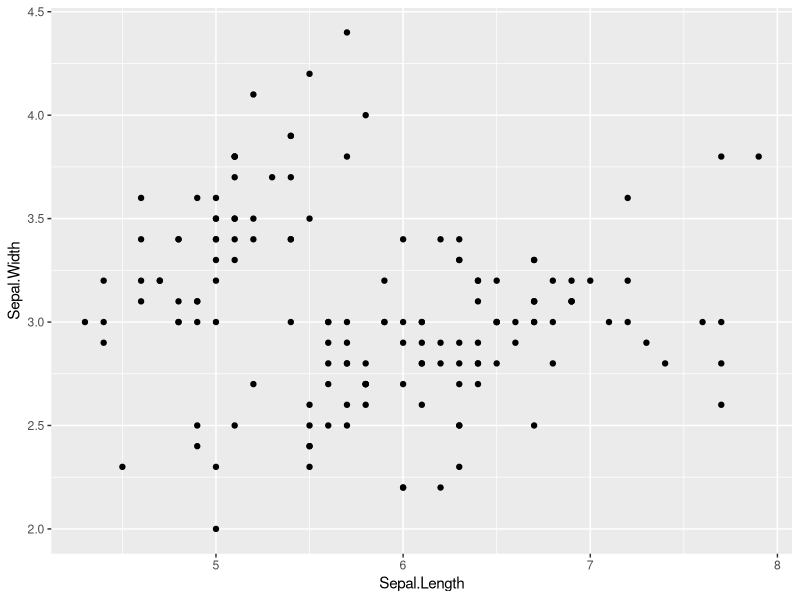
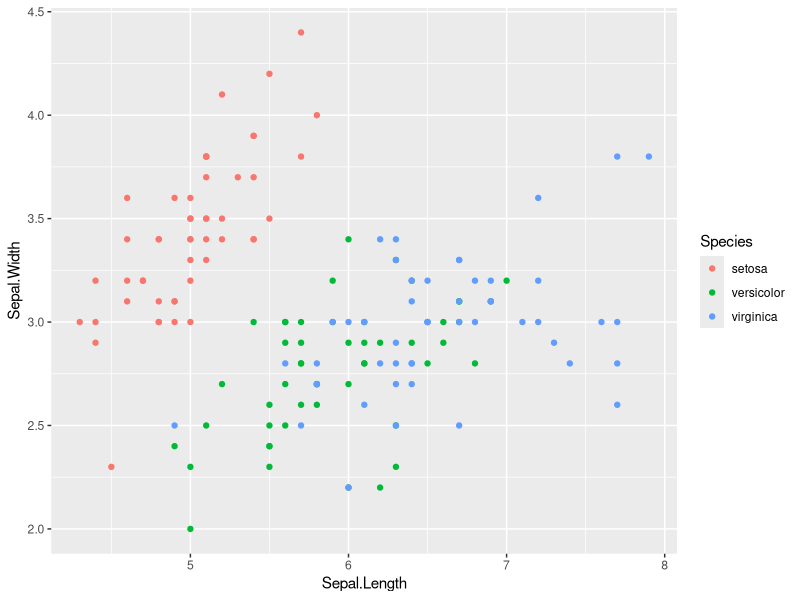
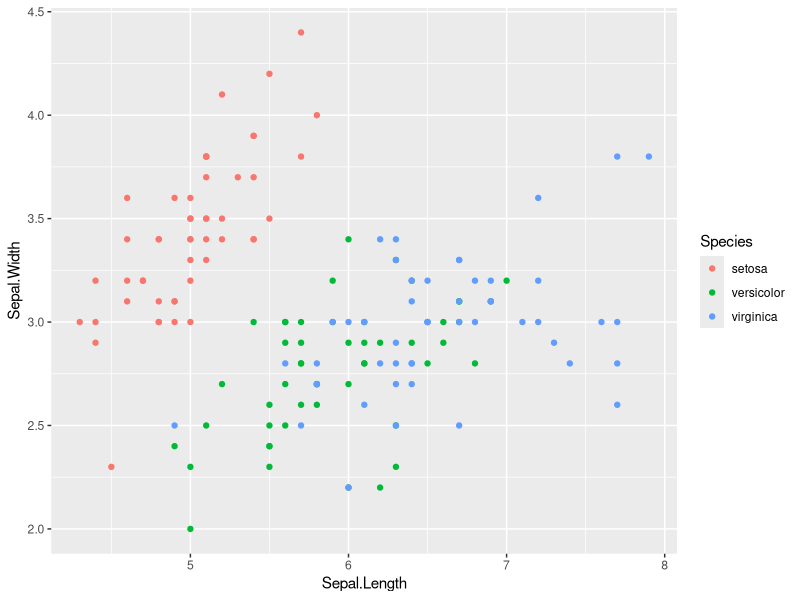
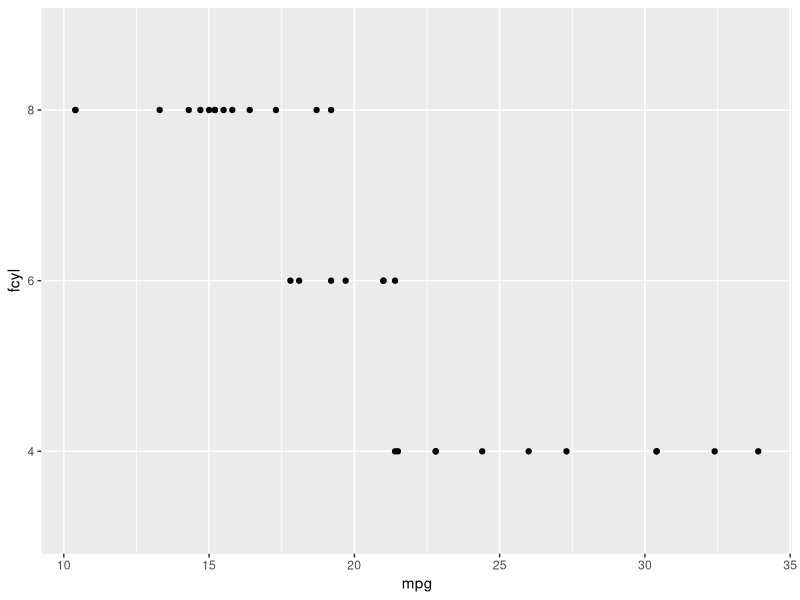
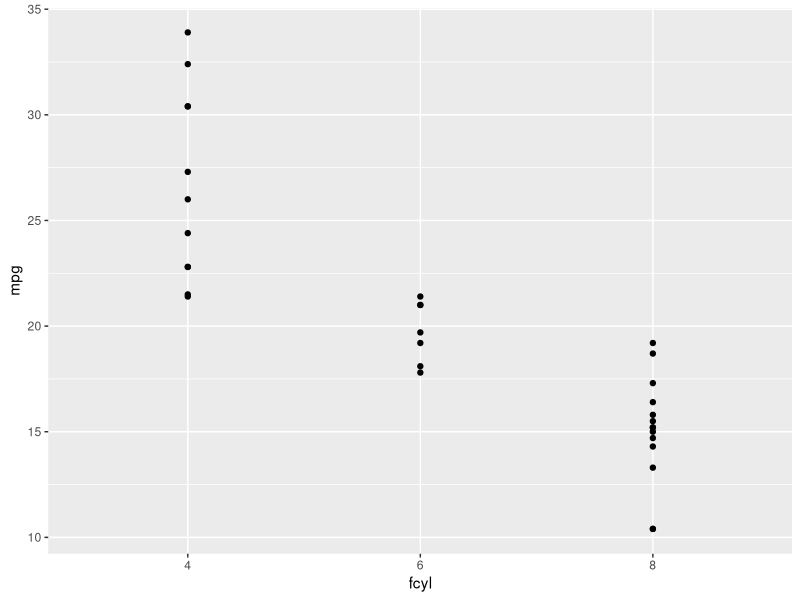
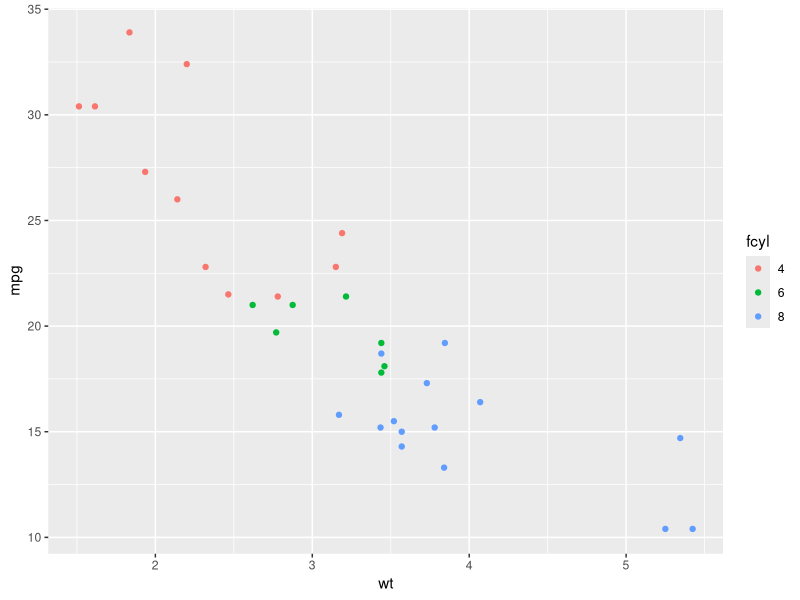
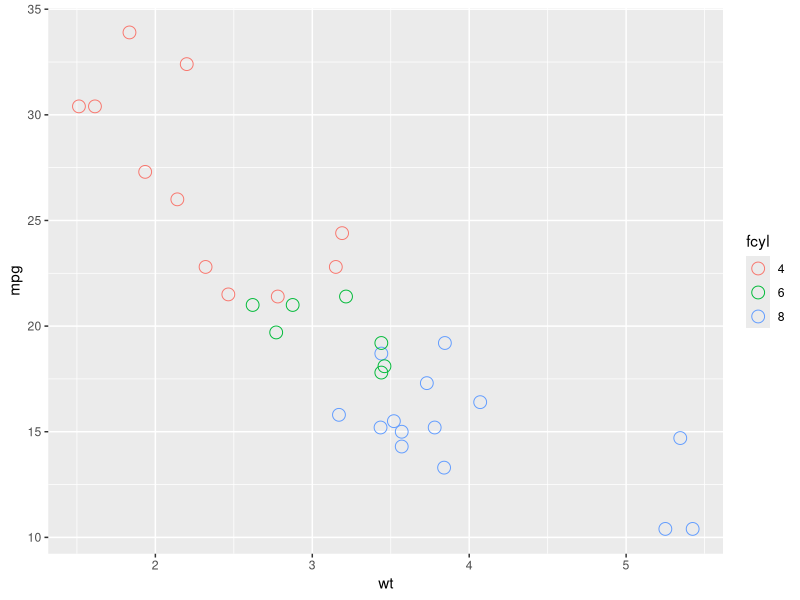
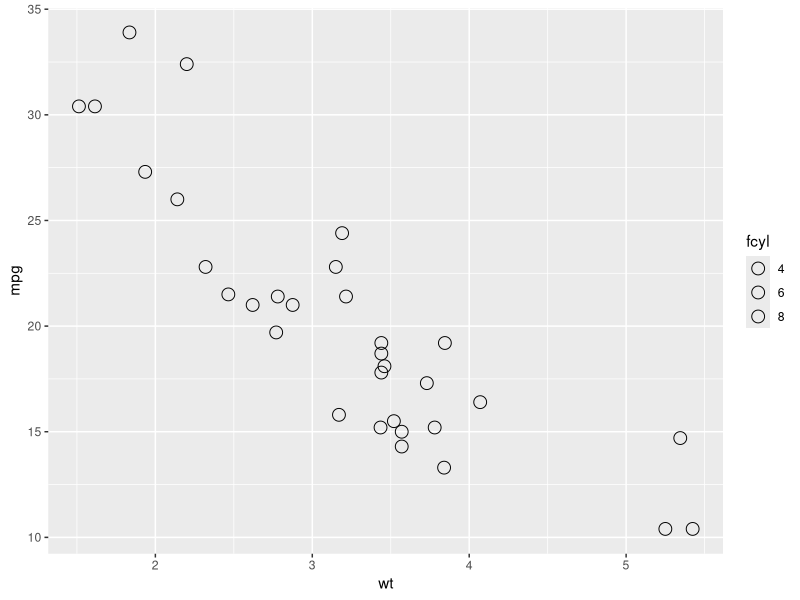

R code for these plots, in order:
# 2. AESTHETICS

# Aesthetic mappings are the cornerstone of the grammar of graphics plotting concept. This is where the magic happens - converting continuous and categorical data into visual scales that provide access to a large amount of information in a very short time. 

# Visisble aesthetics ####

# Load Tidyverse package which includes gpplot2 
library(tidyverse)
# Load a built-in dataset "iris" in R which gives the measurements in centimeters of the variables sepal length and width and petal length and width, respectively, for 50 flowers from each of 3 species of iris.
data("iris")
# Mapping onto the X and Y axes
ggplot(iris, aes(x = Sepal.Length, 
                 y = Sepal.Width)) + 
  geom_point() # Each mapped variable is its own column variable in the dataframe.
# Mapping onto color
ggplot(iris, aes(x = Sepal.Length, 
                 y = Sepal.Width, 
                 color = Species)) + 
  geom_point() # Species, a dataframe column, is mapped is mapped onto colors, a visible aesthetics.
# Aesthetics could be called in the geom layer
ggplot(iris) + geom_point(aes(x = Sepal.Length, 
                 y = Sepal.Width, 
                 color = Species)) # shows the same result.
# However, this is typically only done if we don't want all layers to inherit the same aesthetics or we're mixing different data sources.

# Typical visible aesthetics:
# x: X axis position
# y: Y axis position
# fill: fill color
# color: color of points, outlines of other geoms
# size: area or radius of points, thickness of lines
# alpha: transparency
# linetype: line das pattern
# labels: texts on a plot or axes
# shape: shape of a point
# Many of these aesthetics function as both aesthetic mappings as well as attributes, and one of the most common mistake is confusing the two or overwriting aesthetic mappings with fixed attributes. 

# Color, fill, shape and size ####

# Examine again the mtcars dataset
data("mtcars")
# Transform cyl and am columns into categorical variables 
mtcars <- mtcars %>% 
  mutate(fcyl = as.factor(cyl), fam = as.factor(am))
# One common convention is that you don't name the x and y arguments to aes(), since they almost always come first, but you do name other arguments.
# Map mpg onto the x aesthetic, and fcyl onto the y
ggplot(mtcars, aes(mpg, fcyl)) +
  geom_point()
# Swap the mappings: fcyl onto the x aesthetic, and mpg onto the y
ggplot(mtcars, aes(fcyl, mpg)) +
  geom_point()
# Map wt onto x, mpg onto y, and fcyl onto color
ggplot(mtcars, aes(wt, mpg, color = fcyl)) +
  geom_point()
# Modify the point layer by changing the shape and increasing the size
ggplot(mtcars, aes(wt, mpg, color = fcyl)) +
  geom_point(shape = 1, size = 4)
# Typically, the color aesthetic changes the outline of a geom and the fill aesthetic changes the inside. geom_point() is an exception: it uses color (not fill) for the point color. 
ggplot(mtcars, aes(wt, mpg, fill = fcyl)) +
  geom_point(shape = 1, size = 4) # mapping a categorical variable onto fill doesn't change the colors, although a legend is generated. This is because the default shape for points only has a color attribute and not a fill attribute!
# The default geom_point() uses shape = 19: a solid circle. An alternative is shape = 21: a circle that allow you to use both fill for the inside and color for the outline. 
ggplot(mtcars, aes(wt, mpg, fill = fcyl)) +
  geom_point(shape = 21, size = 4, alpha = 0.6) 
# In the ggplot() aesthetics, map fam to color
ggplot(mtcars, aes(wt, mpg, fill = fcyl, color = fam)) +
  geom_point(shape = 21, size = 4, alpha = 0.6)
# Any time you use a solid color, make sure to use alpha blending to account for over plotting.
             
# Attributes ####

# One of the most confusing parts of ggplot2 is that all the visible aesthetics also exist as attributes
ggplot(iris, aes(x = Sepal.Length, y = Sepal.Width)) +
  geom_point(color = "red")
# Attributes are always called in the geom layer, like color, size and shape
ggplot(iris, aes(x = Sepal.Length, y = Sepal.Width)) +
  geom_point(color = "red", size = 4, shape = 4)
# The distinction between aesthetics and attributes is subtle but important.

# Colors in R can be specified by using hex codes 
my_blue <- "#4ABEFF"
ggplot(mtcars, aes(wt, mpg)) + 
  geom_point(color = my_blue, alpha = 0.6)
# Change the color both in aesthetics mapping and attributes
ggplot(mtcars, aes(wt, mpg, fill = fcyl)) +
  geom_point(color = my_blue, size = 10, shape = 1) # the fill mapping overrides the color attribute i geom_point().
# Add a text layer with label setting as the row names from the dataset
ggplot(mtcars, aes(wt, mpg, color = fcyl)) +
  geom_text(label = rownames(mtcars), color = "red")

# Modifying aesthetics ####

# Adding more aesthetic layers to the plot will increase the complexity and decrease the readability
ggplot(mtcars, aes(mpg, qsec, color = fcyl, 
                   shape = fam, 
                   size = hp/wt)) +
  geom_point()
# Position specifies how ggplot will adjust for overlapping bars or points on a single layer. The most straightforward position is "identity" which is a default position for a scatter plot.
ggplot(iris, aes(x = Sepal.Length, y = Sepal.Width,
                 color = Species)) +
  geom_point() # "Identity" means the value in the data frame is exactly where the value is positioned in the plot. 
# There is an issue with the precision of this data set. The sepals were measured to the nearest milimeter. Although there're only 150 points, it'll be too much overplotting to distinguish them. Add some random noise on both x and y axes to see regions of high density - "jittering"
ggplot(iris, aes(x = Sepal.Length, y = Sepal.Width,
                 color = Species)) +
  geom_point(position = "jitter")
# Each position can be accessed as a function
posn_j <- position_jitter(0.1)
ggplot(iris, aes(x = Sepal.Length, y = Sepal.Width,
                 color = Species)) +
  geom_point(position = posn_j)
# This has advantages, as we can set the  specific arguments for the position and the position function allows to use the parameter throughout the plotting, which maintains the consistency across plots and layers.
posn_j <- position_jitter(0.2, seed = 136) # "seed" defines how much random noise should be added.
# Run the plot again.

# Each of the aesthetics is a scale which is mapped onto the data. Scale functions has the syntax scale_*_*, with the 2nd part defines which scale we want to modify, and the 3rd matches type of data.
ggplot(iris, aes(x = Sepal.Length, y = Sepal.Width,
                 color = Species)) +
  geom_point(position = "jitter") + 
  scale_x_continuous("Sepal Length") + # dependent on data type
  scale_color_discrete("Species") # "discrete": categorical data.
# There are many arguments for the scale functions.Limits argument describes the scale's range 
ggplot(iris, aes(x = Sepal.Length, y = Sepal.Width,
                 color = Species)) +
  geom_point(position = "jitter") + 
  scale_x_continuous("Sepal Length", 
                     limits = c(2, 8)) + 
  scale_color_discrete("Species") 
# break argument controls the tick mark positions
ggplot(iris, aes(x = Sepal.Length, y = Sepal.Width,
                 color = Species)) +
  geom_point(position = "jitter") + 
  scale_x_continuous("Sepal Length", limits = c(2, 8), 
                     breaks = seq(2, 8, 3)) + 
  scale_color_discrete("Species") 
# expand argument is a numeric vector of length 2, giving a multitative and additive constant used to expand the scales so that there is a small gap between the data and the axes.
ggplot(iris, aes(x = Sepal.Length, y = Sepal.Width,
                 color = Species)) +
  geom_point(position = "jitter") + 
  scale_x_continuous("Sepal Length", limits = c(2, 8), 
                     breaks = seq(2, 8, 3),
                     expand = c(0, 0)) + 
  scale_color_discrete("Species")
# labels argument adjust the category names
ggplot(iris, aes(x = Sepal.Length, y = Sepal.Width,
                 color = Species)) +
  geom_point(position = "jitter") + 
  scale_x_continuous("Sepal Length", limits = c(2, 8), 
                     breaks = seq(2, 8, 3),
                     expand = c(0, 0)) + 
  scale_color_discrete("Species",
                       labels = c("Setosa", "Versicolor", "Virginica"))
# labs() change the label of the axes quickly
ggplot(iris, aes(x = Sepal.Length, y = Sepal.Width,
                 color = Species)) +
  geom_point(position = "jitter") +
  labs(x = "Sepal length", y = "Sepal width")

# Modify some aesthetics to make a bar plot of the number of cyclinders for cars with different types of transmission in the mtcars data set
ggplot(mtcars, aes(fcyl, fill = fam)) +
  geom_bar()
# Set the axis labels
mtcars_gg <- ggplot(mtcars, aes(fcyl, fill = fam)) +
  geom_bar() +
  labs(x = "Number of Cyclinders", y = "Count")
# Implement a custom fill color scale using scale_fill_manual()
palette <- c("#377EB8", "#E41A1C")
mtcars_gg + scale_fill_manual("Transmission", values = palette,
                              labels = c("automatic", "manual"))
# Modify the position so that the bars for transmission are displayed side by side
ggplot(mtcars, aes(fcyl, fill = fam)) +
  geom_bar(position = "dodge") +
  labs(x = "Number of Cyclinders", y = "Count") +
  scale_fill_manual("Transmission", values = palette,
                    labels = c("automatic", "manual"))

# Setting a dummy aesthetics
mtcars_dummy <- ggplot(mtcars, aes(mpg, 0)) +
  geom_point(position = "jitter")
# When using setting y-axis limits, you can specify the limits as separate arguments, ylim(lo, hi) or as a single numeric vector, ylim(c(lo, hi))
mtcars_dummy + ylim(-2, 2)